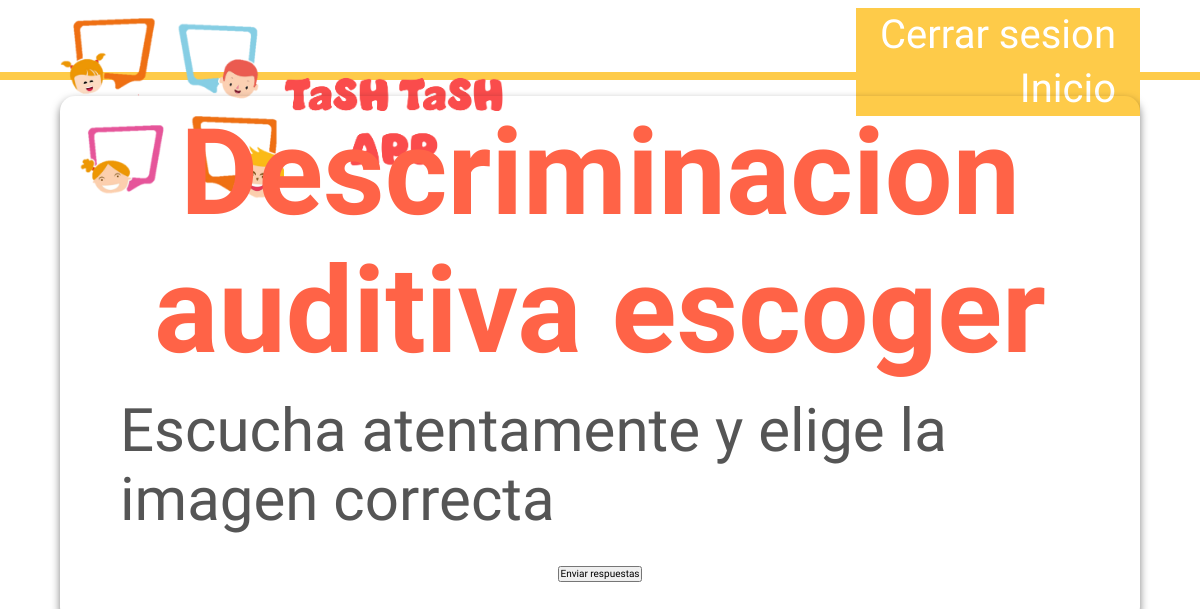
/discriminacion_auditiva/discriminacion_auditiva_escoger/ (signed in), run on an earlier commit of the app's database.
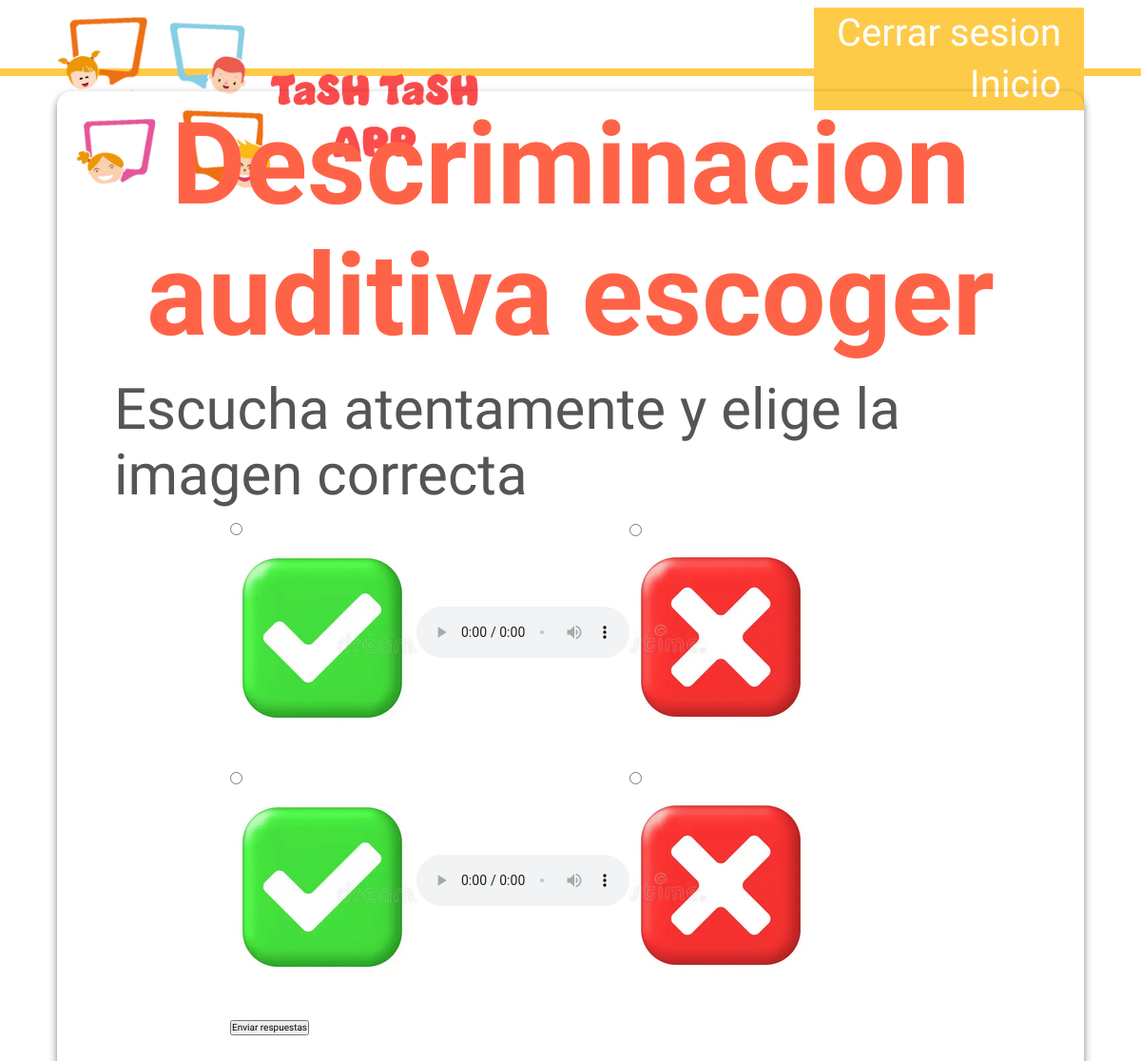
And on a later commit of the database.
### discriminacion_auditiva/models.py (models this page shows, shortened)
class Discriminacion_auditiva_escoger_info(models.Model):
    nombre= models.TextField(max_length=100, verbose_name="nombre")
    imagen_correcta = models.ImageField(upload_to='fotos/', null=False, verbose_name="imagen_correcta")
    imagen_incorrecta = models.ImageField(upload_to='fotos/', null=False, verbose_name="imagen_incorrecta")
    audio  = models.FileField(upload_to='audios/', null=False, verbose_name="audio")

### discriminacion_auditiva/views.py (the view, shortened to what this page needs)
class Discriminacion_auditiva_escoger_view(LoginRequiredMixin, ListView):
    template_name = 'discriminacion_auditiva/discriminacion_auditiva_escoger.html'
    context_object_name = 'instrucciones'
    def generate_queryset(self):
        model = Discriminacion_auditiva_escoger_info.objects
        longitud = len(model.all())
        if longitud < 4:
            return model.all()
        else:
            modulos_seleccionados = random.sample(range(1, longitud + 1), 4)
            return model.filter(id__in=modulos_seleccionados)
    def get_queryset(self):
        if not hasattr(self, '_queryset'):
            self._queryset = self.generate_queryset()
        return self._queryset

### discriminacion_auditiva/templates/discriminacion_auditiva/discriminacion_auditiva_escoger.html (shortened to what this page needs)
{% extends "base.html" %}
{% load static %}
{% block extra_styles %}
    <link rel="stylesheet" href="{% static 'css/style_dis_auditiva_escoger.css' %}">
{% endblock extra_styles %}
{% block content %}
<div class="content">
    <h2>Descriminacion auditiva escoger</h2>
    <p>Escucha atentamente y elige la imagen correcta</p>
    <form method="post" action="{% url 'discriminacion_auditiva_escoger' %}">
        <ul>
            {% for instruccion in instrucciones %}
            <li>
                <label>
                    <input type="radio" name="respuesta_{{ forloop.counter }}" value="{{ instruccion.imagen_correcta.url }}">
                    <img src="{{ instruccion.imagen_correcta.url }}" alt="imagen correcta">
                </label>
                <audio controls>
                    <source src="{{ instruccion.audio.url }}" type="audio/mp3">
                </audio>
                <label>
                    <input type="radio" name="respuesta_{{ forloop.counter }}" value="{{ instruccion.imagen_incorrecta.url }}">
                    <img src="{{ instruccion.imagen_incorrecta.url }}" alt="imagen incorrecta">
                </label>
            </li>
            {% endfor %}
        </ul>
        <button type="submit">Enviar respuestas</button>
    </form>
</div>
{% endblock content %}

### templates/base.html (shortened to what this page needs)
<!DOCTYPE html>
<html>
<head>
    {% load static %}
    <link rel="stylesheet" href="{% static 'css/normalize.css' %}">
    <link rel="stylesheet" href="{% static 'css/base.css' %}">
    {% block extra_styles %}{% endblock extra_styles %}
</head>
<body>
    <nav>
        <div class="nav_logo">
            <img src="{% static 'images/logo.png' %}" alt="logo">
        </div>
        <div class="nav_buttons">
            {% if user.is_authenticated %}
                <form action="{% url 'logout' %}" method="post">
                    <button class="nav_button" type="submit">Cerrar sesion</button>
                </form>
                <a class="nav_button" href="{% url "perfil" %}">Inicio</a>
            {% else %}
                <a class="nav_button" href="{% url 'login' %}">Login</a>
                <a class="nav_  button" href="{% url "perfil" %}">Inicio</a>
            {% endif %}
        </div>
    </nav>
    <content>
        {% block content %}{% endblock %}
    </content>
</body>
</html>

### static/css/base.css (style rules this page uses)
:root { --color-titulo: #ff6347; --color-subtitulo: #ff8800; --color-parrafo: #555; --color-destacado: #ff0015; --font-size-titulo: 12rem; --font-size-subtitulo: 7rem; --font-size-parrafo: 6rem; --font-size-destacado: 8rem; }
* { margin: 0; padding: 0; box-sizing: border-box; font-family: "Concert One", cursive; }
html { font-size: 62.5%; }
nav { padding: 1vh 5vw; width: 100vw; height: 10vh; border-bottom: #fecb49 8px solid; display: flex; justify-content: space-between; }
.nav_logo img { width: 40vw; }
.nav_buttons { height: 8vh; display: flex; flex-direction: column; justify-content: space-evenly; }
.nav_button { font-size: 4rem; }
.nav_buttons form button { background-color: #fecb49; color: #fff; border: none; padding: 0.5vh 2vw; cursor: pointer; }
.nav_buttons a { text-decoration: none; background-color: #fecb49; color: #fff; border: none; padding: 0.5vh 2vw; cursor: pointer; text-align: end; }
content { display: flex; justify-content: center; align-items: center; }
.content { width: 90vw; border-radius: 15px; margin-top: 2vh; padding: 1vh 5vw; box-shadow: 0 4px 8px rgba(0, 0, 0, 0.5); display: flex; flex-direction: column; align-items: center; justify-content: space-evenly; }

### discriminacion_auditiva/static/css/style_dis_auditiva_escoger.css (style rules this page uses)
.content * { margin-bottom: 2vh; }
h2 { color: var(--color-titulo); font-size: var(--font-size-titulo); text-align: center; }
p { color: var(--color-parrafo); font-size: var(--font-size-parrafo);; }
ul { width: 85%; }
li { display: flex; justify-content: space-between; margin-bottom: 1vh; align-items: center; }

What changed in the data, as far as the page shows it:
added Discriminacion_auditiva_escoger_info: imagen_correcta (picture), imagen_incorrecta (picture)
added Discriminacion_auditiva_escoger_info: imagen_correcta (picture), imagen_incorrecta (picture)
